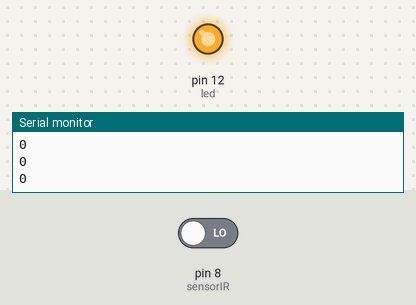
The sketch below on a simulated Arduino Uno, built with avr-gcc and run on an emulated ATmega328P. Parts: output pins drawn as LEDs (lit = HIGH), the last lines printed to the serial monitor. Inputs (shaded band) come from the test bench; at power-on: pin 8 (sensorIR) LOW.

Above: at 1.2 s.
1.3 s: pin 8 (sensorIR) driven HIGH
At 2.5 s:
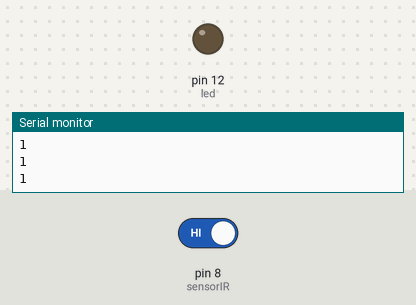
2.8 s: pin 8 (sensorIR) driven LOW
At 3.8 s:
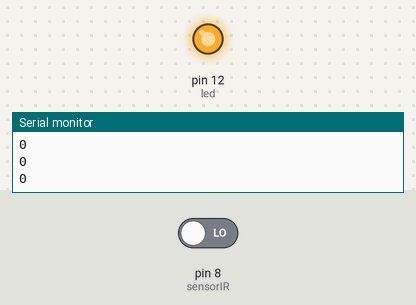
Timing chart, 0 to 5.8 s (numbered marks = the images above; inputs shaded):
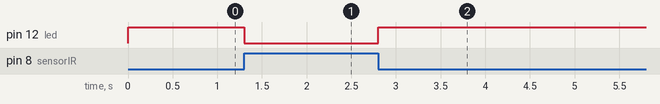

The sketch:

sensorInfrarrojo.ino
```cpp
//This code is to use with FC51 IR proximity sensor, when it detects an obstacle it lights the internal LED
//of the Arduino Board, refer to Surtrtech for more information

int sensorIR = 8; //Declaring where the Out pin from the sensor is wired
int led = 12;
int lectura;

void setup() {
  pinMode(led, OUTPUT);   // setting the pin modes, the "13" stands for the internal Arduino uno internal LED
  pinMode(sensorIR,INPUT); // then we have the out pin from the module

  Serial.begin(9600);
}

void loop() {

  lectura = digitalRead(sensorIR);
  Serial.println(lectura);

  if(lectura == 1)      //Check the sensor output if it's high
             {
               digitalWrite(led, LOW);   // Turn the LED on (Yes by writing LOW)
             }
  else
            {
              digitalWrite(led, HIGH);    // Turn the LED OFF if there's no signal on the ProxSensor
             }
  delay(100);
}
```

Measured:
- after the input at 1.3 s, pin 12 (led): HIGH → LOW at once
- after the input at 2.8 s, pin 12 (led): LOW → HIGH at once
